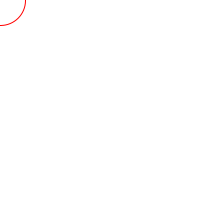
Frame 1 (no input)
Frame 60 (the mouse pressed at the canvas centre just before this capture): identical to frame 1, image omitted
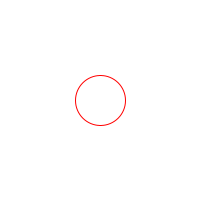
Frame 120 (the mouse held since frame 60 and released just before this capture)

The Processing sketch that drew these frames (run headless with seeded random() and noise(); from frame 60 on, the mouse is pressed at the canvas centre):

// Processing sketch: processing_117452
// ── processing_117452.pde

void setup() {
    size(200,200) ;
}

void draw() {
    background(255) ;
    if(mouseY>100) {
    fill(0) ;
    }
    if(mouseY<=100) {
    fill(255) ;
    }
    if(mouseY>100) {
    stroke(255) ;
    }
    if(mouseY<=100) {
    stroke(255,0,0) ;
    }
    ellipse(mouseX,mouseY,50,50) ;
}
